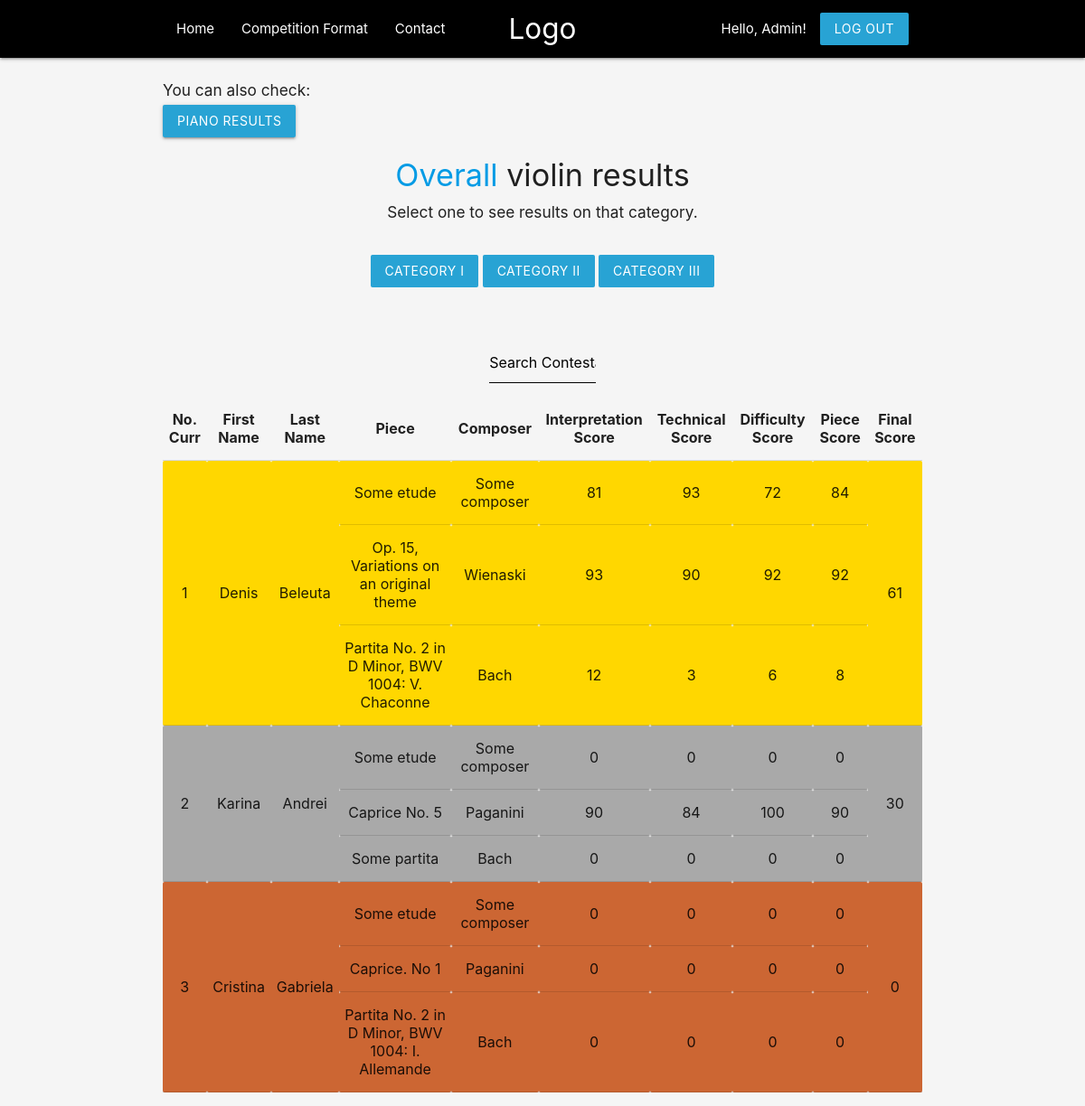
Screenshot of /violin-standings.php (signed in) with the database file from the repository.
### tables this page shows
CREATE TABLE `scores` (
  `ContestantID` int(11) NOT NULL,
  `PieceID` int(11) NOT NULL,
  `InterpretationScore` int(11) NOT NULL DEFAULT 0,
  `TechnicalScore` int(11) NOT NULL DEFAULT 0,
  `DifficultyScore` int(11) NOT NULL DEFAULT 0,
  `OverallScore` int(11) NOT NULL DEFAULT 0
);

CREATE TABLE `contestants` (
  `ID` int(11) NOT NULL,
  `FirstName` varchar(20) NOT NULL,
  `LastName` varchar(20) NOT NULL,
  `Email` varchar(50) NOT NULL,
  `Password` varchar(255) NOT NULL,
  `Age` int(11) NOT NULL,
  `PhoneNumber` varchar(10) NOT NULL,
  `Instrument` varchar(6) NOT NULL,
  `FinalScore` int(11) NOT NULL
);

CREATE TABLE `pieces` (
  `ContestantID` int(11) NOT NULL,
  `PieceID` int(11) NOT NULL,
  `PieceName` varchar(50) NOT NULL,
  `ComposerName` varchar(50) NOT NULL,
  `Category` varchar(7) NOT NULL
);

### violin-standings.php (the view, shortened to what this page needs)
<?php
    $conn = mysqli_connect("localhost", "taniacurutchi", "parola123", "music_competition");
    $sql = "
        SELECT contestants.ID, contestants.FirstName, contestants.LastName, pieces.PieceName, pieces.ComposerName,
        scores.InterpretationScore, scores.TechnicalScore, scores.DifficultyScore, scores.OverallScore,
        contestants.Instrument, contestants.FinalScore
        FROM ((contestants
        INNER JOIN pieces ON contestants.ID=pieces.ContestantID)
        INNER JOIN scores ON contestants.ID=scores.ContestantID AND pieces.PieceID=SCORES.PieceID)
        WHERE contestants.Instrument='violin'
        ORDER BY contestants.FinalScore DESC;
    ";
    $result = mysqli_query($conn, $sql);
    $contestants = mysqli_fetch_all($result, MYSQLI_ASSOC);
?>
<html lang="en">
<head>
    <link rel="stylesheet" href="https://cdnjs.cloudflare.com/ajax/libs/materialize/1.0.0/css/materialize.min.css">
    <link rel="stylesheet" href="stylesheets/standings-style.css">
</head>
<body>
    <?php include "templates/header.php" ?>
    <div class="container section">
        <h6>You can also check:</h6>
        <a href="piano-standings.php" class="btn">Piano Results</a>
        <h4 class="center"><a href="violin-standings.php">Overall</a> violin results</h4>
        <h6 class="center">Select one to see results on that category.</h6>
        <div class="section center">
            <form action="<?php echo $_SERVER['PHP_SELF']; ?>" method="POST">
                <div class="section">
                    <input type="submit" value="category I" name="cat1" class="btn z-depth-0">
                    <input type="submit" value="category II" name="cat2" class="btn z-depth-0">
                    <input type="submit" value="category III" name="cat3" class="btn z-depth-0">
                </div>
            </form>
        </div>
        <div class="container section center">
            <input id="search" type="text" name="searchName" placeholder="Search Contestant">
        </div>
        <table>
            <tr>
                <th>No. Curr</th>
                <th>First Name</th>
                <th>Last Name</th>
                <th>Piece</th>
                <th>Composer</th>
                <th>Interpretation Score</th>
                <th>Technical Score</th>
                <th>Difficulty Score</th>
                <th>Piece Score</th>
                <?php if (!isset($_POST["cat1"]) && !isset($_POST["cat2"]) && !isset($_POST["cat3"])): ?>
                    <th>Final Score</th>
                <?php endif ?>
            </tr>
            <?php $current = 1; ?>
            <?php if(isset($_POST["cat1"]) || isset($_POST["cat2"]) || isset($_POST["cat3"])): ?>
                <script>
                    document.querySelector("#search").setAttribute("class", "searchName1");
                </script>
                <?php foreach($contestants as $contestant): ?>
                    <tr>
                        <td><?php echo $current++; ?></td>
                        <td><?php echo $contestant["FirstName"]; ?></td>
                        <td><?php echo $contestant["LastName"]; ?></td>
                        <td><?php echo $contestant["PieceName"]; ?></td>
                        <td><?php echo $contestant["ComposerName"]; ?></td>
                        <td><?php echo $contestant["InterpretationScore"]; ?></td>
                        <td><?php echo $contestant["TechnicalScore"]; ?></td>
                        <td><?php echo $contestant["DifficultyScore"]; ?></td>
                        <td><?php echo $contestant["OverallScore"]; ?></td>
                    </tr>
                <?php endforeach ?>
            <?php else: ?>
                <?php
                    $current = 1;
                    $i = 0;
                ?>
                <?php while($i < count($contestants)): ?>
                    <?php
                        $ID = $contestants[$i]["ID"];
                        $sql = "
                            SELECT COUNT(PieceID)
                            FROM pieces
                            WHERE ContestantID='$ID';
                        ";
                        $result = mysqli_query($conn, $sql);
                        $count = mysqli_fetch_assoc($result);
                        $number = $count["COUNT(PieceID)"];
                        if ($number < 3){
                            $i += $number;
                            continue;
                        }
                    ?>
                    <tr>
                        <td rowspan="<?php echo $number; ?>"><?php echo $current++ ?></td>
                        <td rowspan="<?php echo $number; ?>"><?php echo $contestants[$i]["FirstName"] ?></td>
                        <td rowspan="<?php echo $number; ?>"><?php echo $contestants[$i]["LastName"] ?></td>
                        <td><?php echo $contestants[$i]["PieceName"] ?></td>
                        <td><?php echo $contestants[$i]["ComposerName"] ?></td>
                        <td><?php echo $contestants[$i]["InterpretationScore"] ?></td>
                        <td><?php echo $contestants[$i]["TechnicalScore"] ?></td>
                        <td><?php echo $contestants[$i]["DifficultyScore"] ?></td>
                        <td><?php echo $contestants[$i]["OverallScore"] ?></td>
                        <td rowspan="<?php echo $number; ?>"><?php echo $contestants[$i]["FinalScore"] ?></td>
                    </tr>
                    <?php for ($j = $i + 1; $j < $number + $i; $j++): ?>
                        <tr>
                            <td><?php echo $contestants[$j]["PieceName"] ?></td>
                            <td><?php echo $contestants[$j]["ComposerName"] ?></td>
                            <td><?php echo $contestants[$j]["InterpretationScore"] ?></td>
                            <td><?php echo $contestants[$j]["TechnicalScore"] ?></td>
                            <td><?php echo $contestants[$j]["DifficultyScore"] ?></td>
                            <td><?php echo $contestants[$j]["OverallScore"] ?></td>
                        </tr>
                    <?php endfor ?>
                    <?php $i += $number; ?>
                <?php endwhile ?>
            <?php endif ?>
        </table>
    </div>
</body>
</html>

### stylesheets/standings-style.css (style rules this page uses)
input { border: none !important; margin: 0 !important; text-align: center; }
td, tr, th { text-align: center !important; }
body { background-color: whitesmoke; }
.btn { background-color: rgb(40, 163, 212) !important; }
.gold { background-color: #FFD700; }
.silver { background-color: #A9A9A9; }
.bronze { background-color: #cc6633; }
.searchName { width: 20% !important; border-bottom: 1px solid !important; }
.searchName::placeholder { color: black !important; }

### rows the page displays
scores: ContestantID.FirstName "Denis", ContestantID.LastName "Beleuta", PieceID.PieceName "Some etude", PieceID.ComposerName "Some composer", InterpretationScore "81", TechnicalScore "93", DifficultyScore "72", OverallScore "84", ContestantID.FinalScore "61"
scores: PieceID.PieceName "Op. 15, Variations on an original theme", PieceID.ComposerName "Wienaski", InterpretationScore "93", TechnicalScore "90", DifficultyScore "92", OverallScore "92"
scores: PieceID.PieceName "Partita No. 2 in D Minor, BWV 1004: V. Chaconne", PieceID.ComposerName "Bach", InterpretationScore "12", TechnicalScore "3", DifficultyScore "6", OverallScore "8"
scores: ContestantID.FirstName "Karina", ContestantID.LastName "Andrei", PieceID.PieceName "Some etude", PieceID.ComposerName "Some composer", InterpretationScore "0", TechnicalScore "0", DifficultyScore "0", OverallScore "0", ContestantID.FinalScore "30"
scores: PieceID.PieceName "Caprice No. 5", PieceID.ComposerName "Paganini", InterpretationScore "90", TechnicalScore "84", DifficultyScore "100", OverallScore "90"
scores: PieceID.PieceName "Some partita", PieceID.ComposerName "Bach", InterpretationScore "0", TechnicalScore "0", DifficultyScore "0", OverallScore "0"
scores: ContestantID.FirstName "Cristina", ContestantID.LastName "Gabriela", PieceID.PieceName "Some etude", PieceID.ComposerName "Some composer", InterpretationScore "0", TechnicalScore "0", DifficultyScore "0", OverallScore "0", ContestantID.FinalScore "0"
scores: PieceID.PieceName "Caprice. No 1", PieceID.ComposerName "Paganini", InterpretationScore "0", TechnicalScore "0", DifficultyScore "0", OverallScore "0"
scores: PieceID.PieceName "Partita No. 2 in D Minor, BWV 1004: I. Allemande", PieceID.ComposerName "Bach", InterpretationScore "0", TechnicalScore "0", DifficultyScore "0", OverallScore "0"

### other values shown
$_SESSION["firstName"] "Admin"
